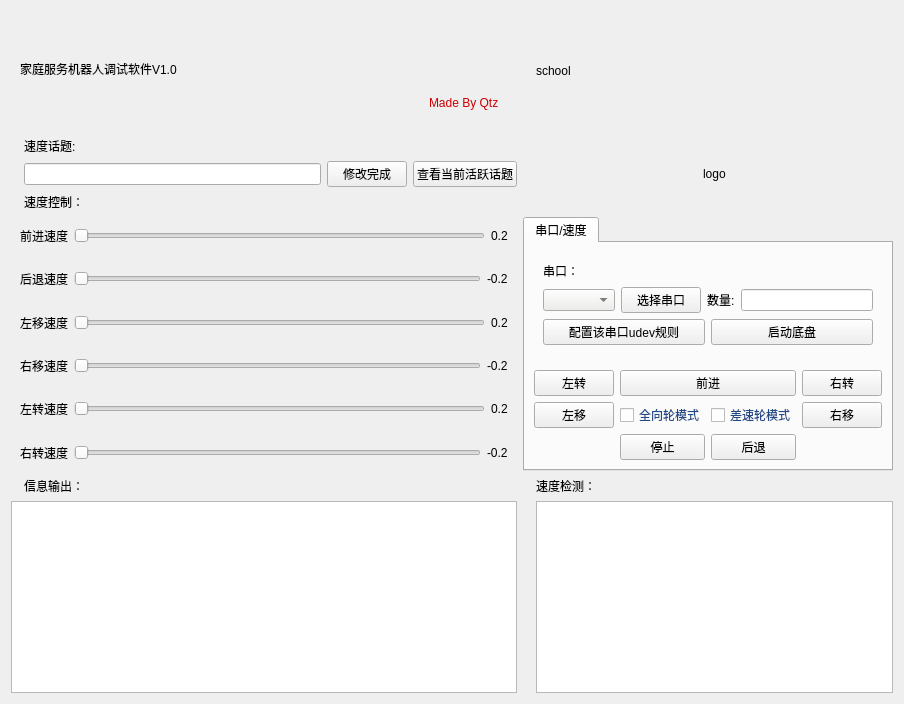
      <widget class="QWidget" name="tab_2">
       <attribute name="title">
        <string>全向轮底盘 </string>
       </attribute>
       <layout class="QGridLayout" name="gridLayout_28">
        <item row="2" column="0">
         <widget class="QLabel" name="con_lab">
          <property name="text">
           <string/>
          </property>
         </widget>
        </item>
        <item row="5" column="0" colspan="2">
         <widget class="QWidget" name="widget_9" native="true">
          <layout class="QHBoxLayout" name="horizontalLayout_13">
           <item>
            <widget class="QLabel" name="label_10">
             <property name="text">
              <string>左移速度</string>
             </property>
            </widget>
           </item>
           <item>
            <widget class="QSlider" name="Y_slider">
             <property name="orientation">
              <enum>Qt::Horizontal</enum>
             </property>
            </widget>
           </item>
           <item>
            <widget class="QLabel" name="Y_value">
             <property name="text">
              <string>0.2</string>
             </property>
            </widget>
           </item>
          </layout>
         </widget>
        </item>
        <item row="3" column="0" colspan="2">
         <widget class="QWidget" name="widget_8" native="true">
          <layout class="QHBoxLayout" name="horizontalLayout_12">
           <item>
            <widget class="QLabel" name="label_9">
             <property name="text">
              <string>前进速度</string>
             </property>
            </widget>
           </item>
           <item>
            <widget class="QSlider" name="X_slider">
             <property name="orientation">
              <enum>Qt::Horizontal</enum>
             </property>
            </widget>
           </item>
           <item>
            <widget class="QLabel" name="X_value">
             <property name="text">
              <string>0.2</string>
             </property>
            </widget>
           </item>
          </layout>
         </widget>
        </item>
        <item row="1" column="0" alignment="Qt::AlignTop">
         <widget class="QLabel" name="speed_lab">
          <property name="text">
           <string/>
          </property>
         </widget>
        </item>
        <item row="7" column="0" colspan="2">
         <widget class="QWidget" name="widget_10" native="true">
          <layout class="QHBoxLayout" name="horizontalLayout_14">
           <item>
            <widget class="QLabel" name="label_11">
             <property name="text">
              <string>左转速度</string>
             </property>
            </widget>
           </item>
           <item>
            <widget class="QSlider" name="Z_slider">
             <property name="orientation">
              <enum>Qt::Horizontal</enum>
             </property>
            </widget>
           </item>
           <item>
            <widget class="QLabel" name="Z_value">
             <property name="text">
              <string>0.2</string>
             </property>
            </widget>
           </item>
          </layout>
         </widget>
        </item>
        <item row="2" column="1" alignment="Qt::AlignLeft">
         <widget class="QLabel" name="label_4">
          <property name="styleSheet">
           <string notr="true"/>
          </property>
          <property name="text">
           <string>速度控制：</string>
          </property>
         </widget>
        </item>
        <item row="3" column="2" rowspan="6" colspan="2">
         <widget class="QTabWidget" name="tabWidget_4">
          <property name="currentIndex">
           <number>0</number>
          </property>
          <widget class="QWidget" name="tab_10">
           <attribute name="title">
            <string>串口/速度</string>
           </attribute>
           <layout class="QGridLayout" name="gridLayout_7">
            <item row="0" column="0">
             <widget class="QWidget" name="widget_7" native="true">
              <property name="styleSheet">
               <string notr="true"/>
              </property>
              <layout class="QGridLayout" name="gridLayout_12">
               <item row="6" column="0">
                <widget class="QPushButton" name="serial_select">
                 <property name="styleSheet">
                  <string notr="true"/>
                 </property>
                 <property name="text">
                  <string>配置该串口udev规则</string>
                 </property>
                </widget>
               </item>
               <item row="4" column="0" colspan="2">
                <layout class="QHBoxLayout" name="horizontalLayout_2">
                 <item>
                  <layout class="QHBoxLayout" name="horizontalLayout">
                   <item>
                    <widget class="QComboBox" name="serial_list">
                     <property name="styleSheet">
                      <string notr="true">background-color: rgb(238, 238, 236);
color: rgb(46, 52, 54);</string>
                     </property>
                    </widget>
                   </item>
                   <item>
                    <widget class="QPushButton" name="connect_serial">
                     <property name="styleSheet">
                      <string notr="true"/>
                     </property>
                     <property name="text">
                      <string>选择串口</string>
                     </property>
                    </widget>
                   </item>
                  </layout>
                 </item>
                 <item>
                  <widget class="QLabel" name="serialnum">
                   <property name="text">
                    <string>数量:</string>
                   </property>
                  </widget>
                 </item>
                 <item>
                  <widget class="QLineEdit" name="serialnumtext"/>
                 </item>
                </layout>
               </item>
               <item row="3" column="0">
                <widget class="QLabel" name="label_6">
                 <property name="maximumSize">
                  <size>
                   <width>16777215</width>
                   <height>29</height>
                  </size>
                 </property>
                 <property name="styleSheet">
                  <string notr="true"/>
                 </property>
                 <property name="text">
                  <string>串口：</string>
                 </property>
                </widget>
               </item>
               <item row="6" column="1">
                <widget class="QPushButton" name="disport">
                 <property name="text">
                  <string>启动底盘</string>
                 </property>
                </widget>
               </item>
              </layout>
             </widget>
            </item>
            <item row="2" column="0">
             <layout class="QGridLayout" name="gridLayout_3">
              <item row="2" column="3">
               <widget class="QPushButton" name="leftbtn">
                <property name="styleSheet">
                 <string notr="true">QPushButton:pressed { background-color: rgb(245, 121, 0); }
</string>
                </property>
                <property name="text">
                 <string>右转</string>
                </property>
               </widget>
              </item>
              <item row="5" column="1">
               <widget class="QPushButton" name="stopbtn">
                <property name="styleSheet">
                 <string notr="true">QPushButton:pressed { background-color: rgb(245, 121, 0); }
</string>
                </property>
                <property name="text">
                 <string>停止</string>
                </property>
               </widget>
              </item>
              <item row="2" column="0">
               <widget class="QPushButton" name="rightbtn">
                <property name="styleSheet">
                 <string notr="true">QPushButton:pressed { background-color: rgb(245, 121, 0); }
</string>
                </property>
                <property name="text">
                 <string>左转</string>
                </property>
               </widget>
              </item>
              <item row="4" column="0">
               <widget class="QPushButton" name="moveleftbtn">
                <property name="styleSheet">
                 <string notr="true">QPushButton:pressed { background-color: rgb(245, 121, 0); }
</string>
                </property>
                <property name="text">
                 <string>左移</string>
                </property>
               </widget>
              </item>
              <item row="2" column="1" colspan="2">
               <widget class="QPushButton" name="frontbtn">
                <property name="styleSheet">
                 <string notr="true">QPushButton:pressed { border-radius: 80px; 
background-color: rgb(245, 121, 0); 

}
</string>
                </property>
                <property name="text">
                 <string>前进</string>
                </property>
               </widget>
              </item>
              <item row="4" column="1">
               <widget class="QCheckBox" name="omoi">
                <property name="styleSheet">
                 <string notr="true">color: rgb(32, 74, 135);</string>
                </property>
                <property name="text">
                 <string>全向轮模式</string>
                </property>
               </widget>
              </item>
              <item row="4" column="2">
               <widget class="QCheckBox" name="diff">
                <property name="styleSheet">
                 <string notr="true">color: rgb(32, 74, 135);</string>
                </property>
                <property name="text">
                 <string>差速轮模式</string>
                </property>
               </widget>
              </item>
              <item row="4" column="3">
               <widget class="QPushButton" name="moverightbtn">
                <property name="styleSheet">
                 <string notr="true">QPushButton:pressed { background-color: rgb(245, 121, 0); }
</string>
                </property>
                <property name="text">
                 <string>右移</string>
                </property>
               </widget>
              </item>
              <item row="5" column="2">
               <widget class="QPushButton" name="backbtn">
                <property name="styleSheet">
                 <string notr="true">QPushButton:pressed { background-color: rgb(245, 121, 0); }
</string>
                </property>
                <property name="text">
                 <string>后退</string>
                </property>
               </widget>
              </item>
             </layout>
            </item>
            <item row="1" column="0">
             <spacer name="verticalSpacer_6">
              <property name="orientation">
               <enum>Qt::Vertical</enum>
              </property>
              <property name="sizeType">
               <enum>QSizePolicy::Fixed</enum>
              </property>
              <property name="sizeHint" stdset="0">
               <size>
                <width>20</width>
                <height>10</height>
               </size>
              </property>
             </spacer>
            </item>
           </layout>
          </widget>
         </widget>
        </item>
        <item row="0" column="0" colspan="2">
         <widget class="QWidget" name="widget" native="true">
          <layout class="QVBoxLayout" name="verticalLayout_8">
           <item>
            <spacer name="verticalSpacer_3">
             <property name="orientation">
              <enum>Qt::Vertical</enum>
             </property>
             <property name="sizeType">
              <enum>QSizePolicy::Fixed</enum>
             </property>
             <property name="sizeHint" stdset="0">
              <size>
               <width>20</width>
               <height>40</height>
              </size>
             </property>
            </spacer>
           </item>
           <item>
            <widget class="QLabel" name="label_40">
             <property name="styleSheet">
              <string notr="true">font: 63 29pt &quot;URW Gothic&quot;;</string>
             </property>
             <property name="text">
              <string>家庭服务机器人调试软件V1.0</string>
             </property>
            </widget>
           </item>
           <item>
            <widget class="QWidget" name="widget_15" native="true">
             <layout class="QHBoxLayout" name="horizontalLayout_5">
              <item>
               <spacer name="horizontalSpacer_3">
                <property name="orientation">
                 <enum>Qt::Horizontal</enum>
                </property>
                <property name="sizeType">
                 <enum>QSizePolicy::Fixed</enum>
                </property>
                <property name="sizeHint" stdset="0">
                 <size>
                  <width>400</width>
                  <height>20</height>
                 </size>
                </property>
               </spacer>
              </item>
              <item>
               <widget class="QLabel" name="label_41">
                <property name="styleSheet">
                 <string notr="true">font: 13pt &quot;Ubuntu&quot;;
color: rgb(204, 0, 0);


</string>
                </property>
                <property name="text">
                 <string>Made By Qtz</string>
                </property>
               </widget>
              </item>
             </layout>
            </widget>
           </item>
          </layout>
         </widget>
        </item>
        <item row="8" column="0" colspan="2">
         <widget class="QWidget" name="widget_12" native="true">
          <layout class="QHBoxLayout" name="horizontalLayout_17">
           <item>
            <widget class="QLabel" name="label_14">
             <property name="text">
              <string>右转速度</string>
             </property>
            </widget>
           </item>
           <item>
            <widget class="QSlider" name="unZ_slider">
             <property name="orientation">
              <enum>Qt::Horizontal</enum>
             </property>
            </widget>
           </item>
           <item>
            <widget class="QLabel" name="unZ_value">
             <property name="text">
              <string>-0.2</string>
             </property>
            </widget>
           </item>
          </layout>
         </widget>
        </item>
        <item row="6" column="0" colspan="2">
         <widget class="QWidget" name="widget_13" native="true">
          <layout class="QHBoxLayout" name="horizontalLayout_18">
           <item>
            <widget class="QLabel" name="label_15">
             <property name="text">
              <string>右移速度</string>
             </property>
            </widget>
           </item>
           <item>
            <widget class="QSlider" name="unY_slider">
             <property name="orientation">
              <enum>Qt::Horizontal</enum>
             </property>
            </widget>
           </item>
           <item>
            <widget class="QLabel" name="unY_value">
             <property name="text">
              <string>-0.2</string>
             </property>
            </widget>
           </item>
          </layout>
         </widget>
        </item>
        <item row="9" column="1" alignment="Qt::AlignLeft">
         <widget class="QLabel" name="speeddet_2">
          <property name="styleSheet">
           <string notr="true"/>
          </property>
          <property name="text">
           <string>信息输出：</string>
          </property>
         </widget>
        </item>
        <item row="9" column="2">
         <widget class="QLabel" name="vel_lab">
          <property name="text">
           <string/>
          </property>
         </widget>
        </item>
        <item row="9" column="3" alignment="Qt::AlignLeft">
         <widget class="QLabel" name="speeddet">
          <property name="styleSheet">
           <string notr="true"/>
          </property>
          <property name="text">
           <string>速度检测：</string>
          </property>
         </widget>
        </item>
        <item row="4" column="0" colspan="2">
         <widget class="QWidget" name="widget_11" native="true">
          <layout class="QHBoxLayout" name="horizontalLayout_15">
           <item>
            <widget class="QLabel" name="label_12">
             <property name="text">
              <string>后退速度</string>
             </property>
            </widget>
           </item>
           <item>
            <widget class="QSlider" name="unX_slider">
             <property name="orientation">
              <enum>Qt::Horizontal</enum>
             </property>
            </widget>
           </item>
           <item>
            <widget class="QLabel" name="unX_value">
             <property name="text">
              <string>-0.2</string>
             </property>
            </widget>
           </item>
          </layout>
         </widget>
        </item>
        <item row="1" column="1">
         <layout class="QGridLayout" name="gridLayout">
          <item row="0" column="0" alignment="Qt::AlignLeft">
           <widget class="QLabel" name="speedtop">
            <property name="styleSheet">
             <string notr="true"/>
            </property>
            <property name="text">
             <string>速度话题:</string>
            </property>
           </widget>
          </item>
          <item row="1" column="0">
           <widget class="QLineEdit" name="speedtopEdit">
            <property name="styleSheet">
             <string notr="true">color: rgb(52, 101, 164);</string>
            </property>
           </widget>
          </item>
          <item row="1" column="1">
           <widget class="QPushButton" name="setvalue">
            <property name="styleSheet">
             <string notr="true"/>
            </property>
            <property name="text">
             <string>修改完成</string>
            </property>
           </widget>
          </item>
          <item row="1" column="2">
           <widget class="QPushButton" name="pushButton">
            <property name="text">
             <string>查看当前活跃话题</string>
            </property>
           </widget>
          </item>
         </layout>
        </item>
        <item row="10" column="0" colspan="2">
         <widget class="QTextEdit" name="dipan_textEdit">
          <property name="styleSheet">
           <string notr="true">color: rgb(164, 0, 0);
font: 63 italic 11pt &quot;URW Bookman&quot;;</string>
          </property>
         </widget>
        </item>
        <item row="9" column="0">
         <widget class="QLabel" name="infor_lab">
          <property name="text">
           <string/>
          </property>
         </widget>
        </item>
        <item row="10" column="3">
         <widget class="QTextEdit" name="speeddetview">
          <property name="readOnly">
           <bool>true</bool>
          </property>
         </widget>
        </item>
        <item row="1" column="3" rowspan="2" alignment="Qt::AlignHCenter">
         <widget class="QLabel" name="logo_lab">
          <property name="text">
           <string>logo</string>
          </property>
         </widget>
        </item>
        <item row="0" column="3">
         <widget class="QLabel" name="school">
          <property name="text">
           <string>school</string>
          </property>
         </widget>
        </item>
       </layout>
      </widget>
